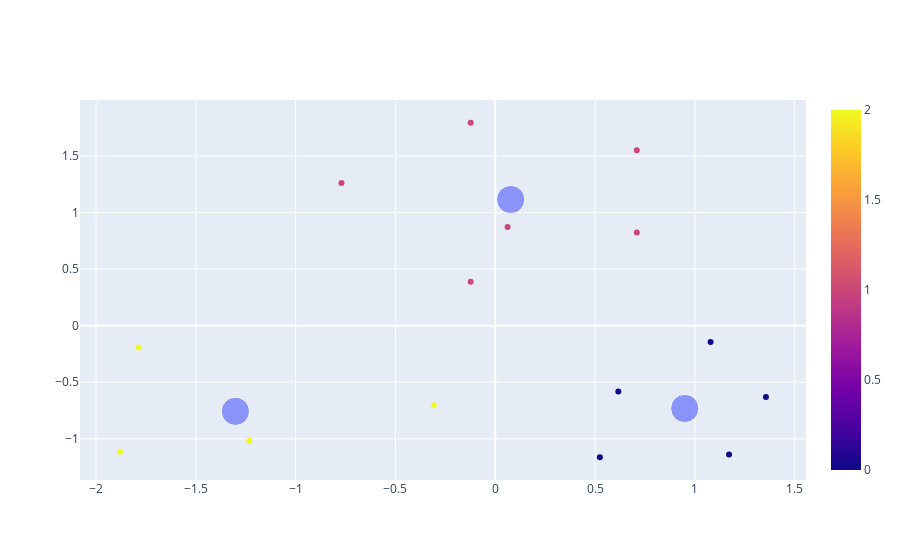

The notebook cell this image was saved under:
### Code cell
# Cria um gráfico de dispersão para os dados de salário
grafico = px.scatter(x = base_salario[:, 0], y = base_salario[:, 1], color=rotulos)  

# Cria um gráfico de dispersão para os centroides dos grupos
grafico2 = px.scatter(x = centroides[:, 0], y = centroides[:, 1], size=[12,12,12])  

# Combina os dados dos dois gráficos em uma única figura. Caso queira ver os dois separados, é possível
grafico3 = go.Figure(grafico.data + grafico2.data)  

grafico3

### Figure 1 — Plotly figure (JSON) as saved in the notebook; plotly's stock layout.template omitted (floating-point values rounded to 4 significant figures)
{"data": [{"hovertemplate": "x=%{x}<br>y=%{y}<br>color=%{marker.color}<extra></extra>", "legendgroup": "", "marker": {"color": [2, 2, 2, 2, 0, 0, 0, 0, 0, 1, 1, 1, 1, 1, 1], "coloraxis": "coloraxis", "symbol": "circle"}, "mode": "markers", "name": "", "orientation": "v", "showlegend": false, "type": "scatter", "x": [-1.88, -1.233, -1.787, -0.3081, 0.5238, 1.171, 1.356, 0.6163, 1.078, -0.7703, -0.1233, 0.06163, -0.1233, 0.7087, 0.7087], "xaxis": "x", "y": [-1.114, -1.017, -0.1938, -0.7024, -1.163, -1.138, -0.6297, -0.5813, -0.1453, 1.259, 0.3875, 0.8719, 1.792, 0.8235, 1.55], "yaxis": "y"}, {"hovertemplate": "x=%{x}<br>y=%{y}<br>size=%{marker.size}<extra></extra>", "legendgroup": "", "marker": {"color": "#636efa", "size": [12, 12, 12], "sizemode": "area", "sizeref": 0.03, "symbol": "circle"}, "mode": "markers", "name": "", "orientation": "v", "showlegend": false, "type": "scatter", "x": [0.9491, 0.07703, -1.302], "xaxis": "x", "y": [-0.7315, 1.114, -0.7569], "yaxis": "y"}], "layout": {}}
